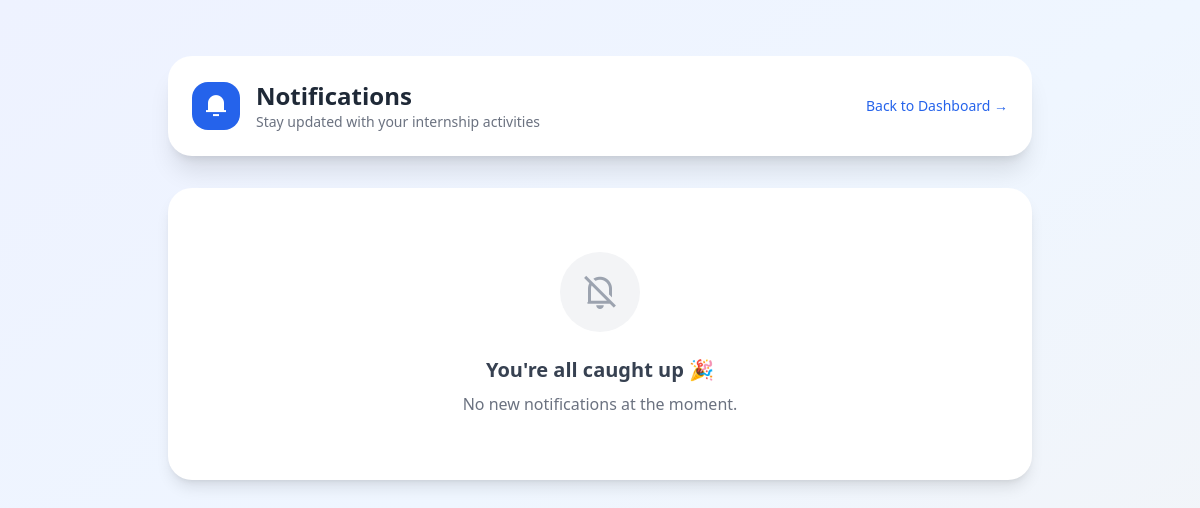
Before: /webapp/student/notifications/ (signed in) with the older database file.
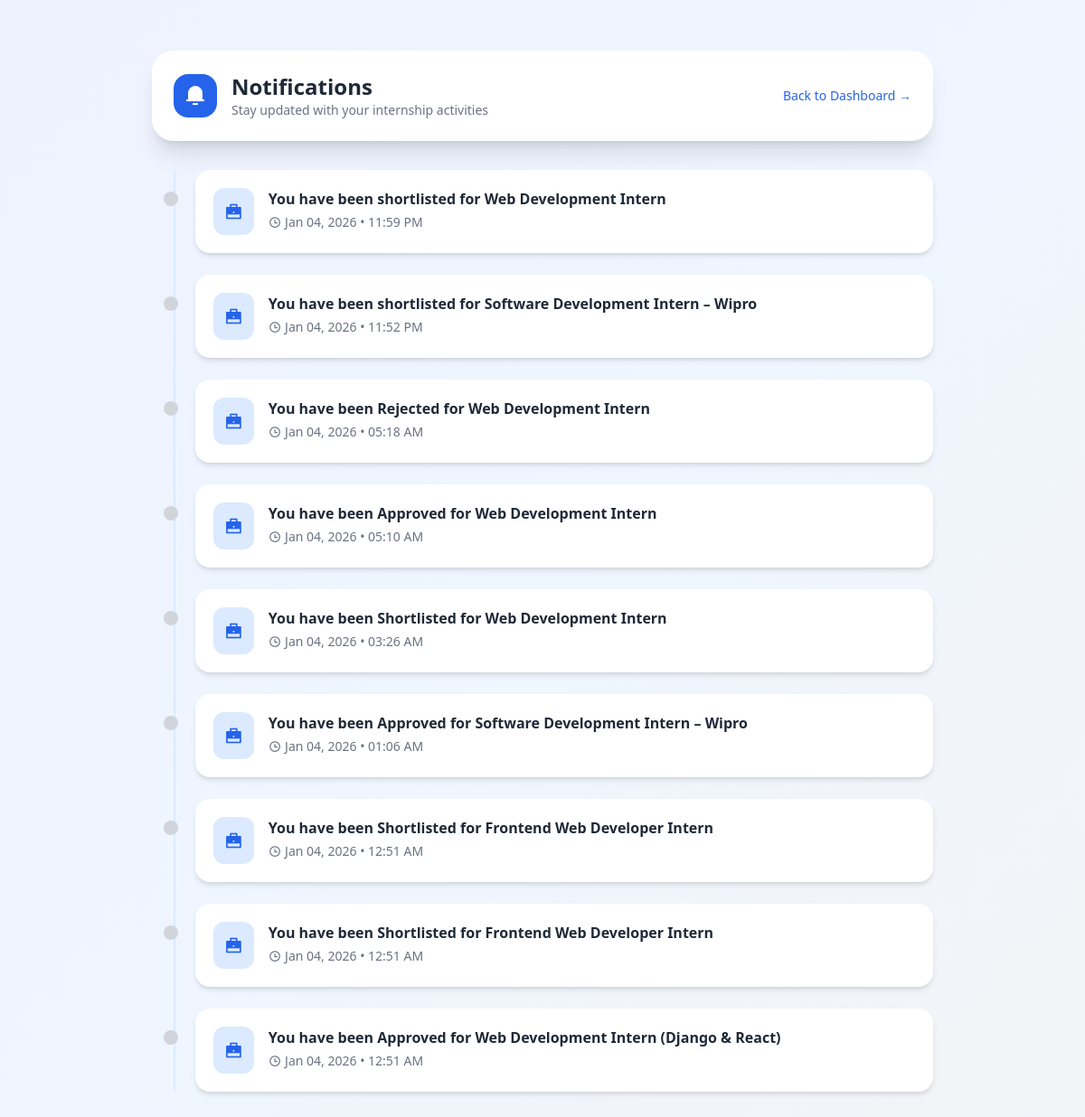
After: the same page with the newer database file.
### webapp/models.py (models this page shows, shortened)
class StudentNotification(models.Model):
    student = models.ForeignKey(StudentDB, on_delete=models.CASCADE)
    message = models.CharField(max_length=255)
    is_read = models.BooleanField(default=False)
    created_at = models.DateTimeField(auto_now_add=True)

### webapp/views.py (the view)
# urls.py: path("student/notifications/", views.student_notifications, name="student_notifications"),
def student_notifications(request):
    student_id = request.session.get("student_id")
    if not student_id:
        return redirect("login_select")
    student = StudentDB.objects.get(id=student_id)
    notifications = StudentNotification.objects.filter(
        student=student
    ).order_by("-created_at")
    notifications.update(is_read=True)
    return render(request, "student_notifications.html", {
        "student": student,
        "notifications": notifications
    })

### webapp/templates/student_notifications.html (shortened to what this page needs)
<!DOCTYPE html>
{% load static %}
<html lang="en">
<head>
    <script src="https://cdn.tailwindcss.com"></script>
    <link href="https://cdn.jsdelivr.net/npm/remixicon@4.3.0/fonts/remixicon.css" rel="stylesheet">
</head>
<body class="bg-gradient-to-br from-indigo-50 via-blue-50 to-gray-100 min-h-screen">
<div class="max-w-4xl mx-auto pt-14 pb-20 px-4">
    <div class="bg-white rounded-3xl shadow-xl p-6 mb-8 flex items-center justify-between">
        <div class="flex items-center gap-4">
            <div class="bg-blue-600 text-white w-12 h-12 flex items-center justify-center rounded-2xl">
                <i class="ri-notification-3-fill text-2xl"></i>
            </div>
            <div>
                <h1 class="text-2xl font-bold text-gray-800">Notifications</h1>
                <p class="text-sm text-gray-500">
                    Stay updated with your internship activities
                </p>
            </div>
        </div>
        <a href="{% url 'student_page' %}"
           class="text-sm text-blue-600 hover:text-blue-800 font-medium">
            Back to Dashboard →
        </a>
    </div>
    {% if notifications %}
    <div class="relative">
        <div class="absolute left-6 top-0 h-full w-0.5 bg-blue-100"></div>
        <div class="space-y-6 pl-12">
        {% for n in notifications %}
            <div class="relative group">
                <div class="absolute -left-[2.2rem] top-6">
                    <span class="w-4 h-4 rounded-full block
                        {% if not n.is_read %}
                            bg-blue-600 ring-4 ring-blue-200
                        {% else %}
                            bg-gray-300
                        {% endif %}
                    "></span>
                </div>
                <div class="bg-white rounded-2xl shadow-md p-5
                            hover:shadow-xl transition-all duration-300
                            ">
                    <div class="flex items-start gap-4">
                        <div class="bg-blue-100 text-blue-600 p-3 rounded-xl">
                            <i class="ri-briefcase-fill text-xl"></i>
                        </div>
                        <div class="flex-1">
                            <p class="font-semibold text-gray-800">
                                {{ n.message }}
                            </p>
                            <p class="text-sm text-gray-500 mt-1">
                                <i class="ri-time-line"></i>
                                {{ n.created_at|date:"M d, Y • h:i A" }}
                            </p>
                        </div>
                    </div>
                </div>
            </div>
        {% endfor %}
        </div>
    </div>
    {% else %}
    <div class="bg-white rounded-3xl shadow-lg p-16 text-center">
        <div class="mx-auto w-20 h-20 bg-gray-100 rounded-full flex items-center justify-center mb-6">
            <i class="ri-notification-off-line text-4xl text-gray-400"></i>
        </div>
        <h2 class="text-xl font-bold text-gray-700">
            You're all caught up 🎉
        </h2>
        <p class="text-gray-500 mt-2">
            No new notifications at the moment.
        </p>
    </div>
    {% endif %}
</div>
</body>
</html>

Changed rows visible on the page:
added StudentNotification: is_read False (drawn), message "You have been shortlisted for Web Development Intern", created_at "Jan 04, 2026 • 11:59 PM"
added StudentNotification: is_read False (drawn), message "You have been shortlisted for Software Development Intern – Wipro", created_at "Jan 04, 2026 • 11:52 PM"
added StudentNotification: is_read False (drawn), message "You have been Rejected for Web Development Intern", created_at "Jan 04, 2026 • 05:18 AM"
added StudentNotification: is_read False (drawn), message "You have been Approved for Web Development Intern", created_at "Jan 04, 2026 • 05:10 AM"
added StudentNotification: is_read False (drawn), message "You have been Shortlisted for Web Development Intern", created_at "Jan 04, 2026 • 03:26 AM"
added StudentNotification: is_read False (drawn), message "You have been Approved for Software Development Intern – Wipro", created_at "Jan 04, 2026 • 01:06 AM"
added StudentNotification: is_read False (drawn), message "You have been Shortlisted for Frontend Web Developer Intern", created_at "Jan 04, 2026 • 12:51 AM"
added StudentNotification: is_read False (drawn), message "You have been Shortlisted for Frontend Web Developer Intern", created_at "Jan 04, 2026 • 12:51 AM"
added StudentNotification: is_read False (drawn), message "You have been Approved for Web Development Intern (Django & React)", created_at "Jan 04, 2026 • 12:51 AM"
Other visible differences:
text no longer shown: "You're all caught up 🎉 No new notifications at the moment."
